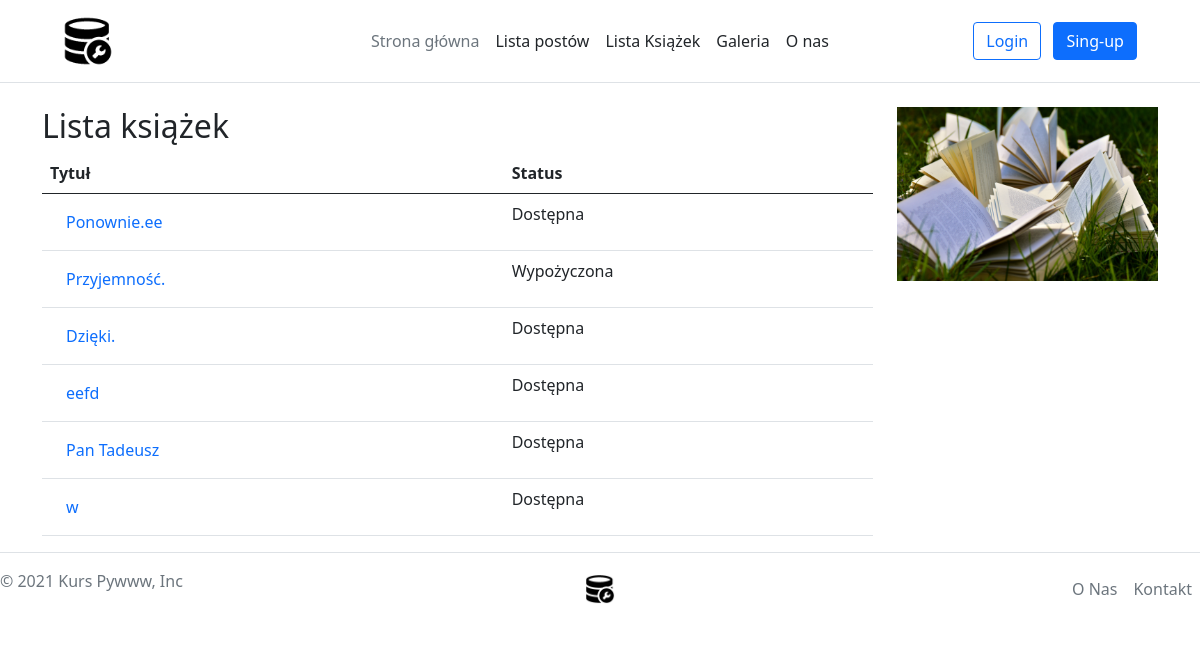
The page /books/ on the database its author committed.
### books/models.py (models this page shows, shortened)
class Book(Timestamped):
    title = models.CharField(max_length=255)
    description = models.TextField()
    available = models.BooleanField(default=False)
    publication_year = models.IntegerField()
    tags = models.ManyToManyField("tags.Tag", related_name="books", blank=True)
    authors = models.ManyToManyField(Author, related_name="books")
    cover = ImageField(upload_to='books/covers/%Y/%m/%d', null=True, blank=True)

### books/views.py (the view)
# urls.py: path('', books_list, name="list"),
def books_list(request):
    books = Book.objects.all()
    context = {"books_list": books}
    return render(request, "books/list.html", context)

### books/templates/books/list.html (shortened to what this page needs)
{% extends 'base.html' %}
{% load static %}
{% block content %}
    <div class="row">
        <div class="col-md-9">
            <h2>Lista książek</h2>
            <table class="table table-condensed">
                <thead>
                <tr>
                    <th>Tytuł</th>
                    <th>Status</th>
                </tr>
                </thead>
                <tbody>
                {% for book in books_list %}
                    <tr>
                        <td><a class="nav-link" href="{% url 'books:details' book.id %}">{{ book.title }}</a></td>
                        <td>
                            {% if book.available == True %}Dostępna{% else %}Wypożyczona{% endif %}
                        </td>
                    </tr>
                {% endfor %}
                </tbody>
            </table>
        </div>
        <div class="col-md-3">
            <img src="{% static "books/img/pexels-pixabay-415078.jpg" %}" alt="books image" width="100%">
        </div>
    </div>
{% endblock %}

### rows shown on the page
Book: title "Ponownie.ee", available "Dostępna"
Book: title "Przyjemność.", available "Wypożyczona"
Book: title "Dzięki.", available "Dostępna"
Book: title "eefd", available "Dostępna"
Book: title "Pan Tadeusz", available "Dostępna"
Book: title "w", available "Dostępna"
